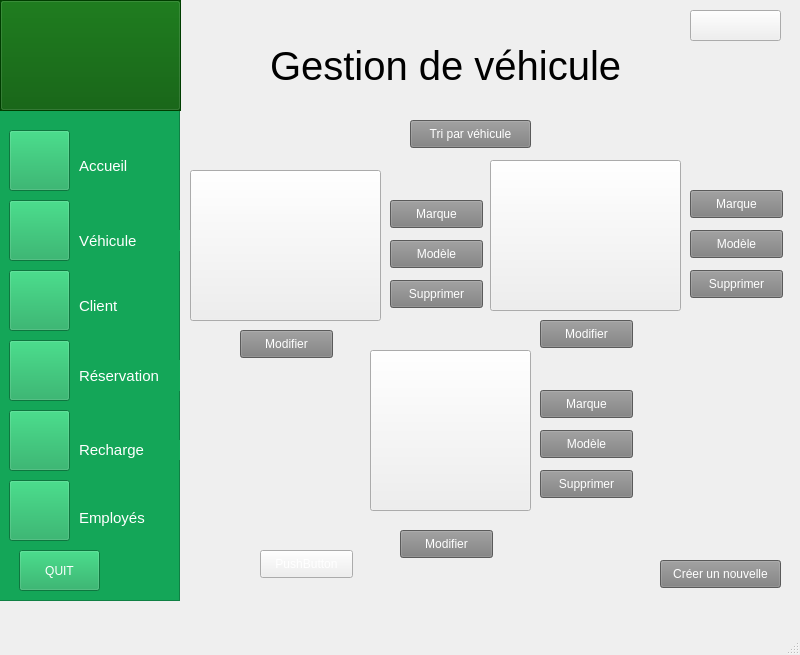
<?xml version="1.0" encoding="UTF-8"?>
<ui version="4.0">
 <class>MainWindow</class>
 <widget class="QMainWindow" name="MainWindow">
  <property name="geometry">
   <rect>
    <x>0</x>
    <y>0</y>
    <width>800</width>
    <height>655</height>
   </rect>
  </property>
  <property name="font">
   <font>
    <pointsize>11</pointsize>
   </font>
  </property>
  <property name="windowTitle">
   <string>MainWindow</string>
  </property>
  <property name="styleSheet">
   <string notr="true">color: rgb(255, 255, 255);</string>
  </property>
  <widget class="QWidget" name="centralwidget">
   <widget class="QFrame" name="frame">
    <property name="geometry">
     <rect>
      <x>-1</x>
      <y>110</y>
      <width>181</width>
      <height>491</height>
     </rect>
    </property>
    <property name="styleSheet">
     <string notr="true">background-color: rgb(20, 166, 88);</string>
    </property>
    <property name="frameShape">
     <enum>QFrame::StyledPanel</enum>
    </property>
    <property name="frameShadow">
     <enum>QFrame::Raised</enum>
    </property>
    <widget class="QPushButton" name="pushButton_18">
     <property name="geometry">
      <rect>
       <x>10</x>
       <y>20</y>
       <width>61</width>
       <height>61</height>
      </rect>
     </property>
     <property name="text">
      <string/>
     </property>
     <property name="icon">
      <iconset>
       <normaloff>../IMG_1867.jpeg</normaloff>../IMG_1867.jpeg</iconset>
     </property>
     <property name="iconSize">
      <size>
       <width>50</width>
       <height>50</height>
      </size>
     </property>
    </widget>
    <widget class="QLabel" name="label_2">
     <property name="geometry">
      <rect>
       <x>80</x>
       <y>40</y>
       <width>91</width>
       <height>31</height>
      </rect>
     </property>
     <property name="font">
      <font>
       <pointsize>11</pointsize>
      </font>
     </property>
     <property name="styleSheet">
      <string notr="true">color: rgb(255, 255, 255);</string>
     </property>
     <property name="text">
      <string>Accueil</string>
     </property>
    </widget>
    <widget class="QPushButton" name="pushButton_19">
     <property name="geometry">
      <rect>
       <x>10</x>
       <y>90</y>
       <width>61</width>
       <height>61</height>
      </rect>
     </property>
     <property name="text">
      <string/>
     </property>
     <property name="icon">
      <iconset>
       <normaloff>../IMG_1864.jpeg</normaloff>../IMG_1864.jpeg</iconset>
     </property>
     <property name="iconSize">
      <size>
       <width>50</width>
       <height>50</height>
      </size>
     </property>
    </widget>
    <widget class="QLabel" name="label_3">
     <property name="geometry">
      <rect>
       <x>80</x>
       <y>120</y>
       <width>101</width>
       <height>21</height>
      </rect>
     </property>
     <property name="font">
      <font>
       <pointsize>11</pointsize>
      </font>
     </property>
     <property name="styleSheet">
      <string notr="true">color: rgb(255, 255, 255);</string>
     </property>
     <property name="text">
      <string>Véhicule</string>
     </property>
    </widget>
    <widget class="QPushButton" name="pushButton_6">
     <property name="geometry">
      <rect>
       <x>10</x>
       <y>160</y>
       <width>61</width>
       <height>61</height>
      </rect>
     </property>
     <property name="text">
      <string/>
     </property>
     <property name="icon">
      <iconset>
       <normaloff>../IMG_1865.jpeg</normaloff>../IMG_1865.jpeg</iconset>
     </property>
     <property name="iconSize">
      <size>
       <width>50</width>
       <height>50</height>
      </size>
     </property>
    </widget>
    <widget class="QLabel" name="label_4">
     <property name="geometry">
      <rect>
       <x>80</x>
       <y>180</y>
       <width>71</width>
       <height>31</height>
      </rect>
     </property>
     <property name="font">
      <font>
       <pointsize>11</pointsize>
      </font>
     </property>
     <property name="styleSheet">
      <string notr="true">color: rgb(255, 255, 255);</string>
     </property>
     <property name="text">
      <string>Client</string>
     </property>
    </widget>
    <widget class="QPushButton" name="pushButton_9">
     <property name="geometry">
      <rect>
       <x>10</x>
       <y>230</y>
       <width>61</width>
       <height>61</height>
      </rect>
     </property>
     <property name="text">
      <string/>
     </property>
     <property name="icon">
      <iconset>
       <normaloff>../IMG_1866.jpeg</normaloff>../IMG_1866.jpeg</iconset>
     </property>
     <property name="iconSize">
      <size>
       <width>50</width>
       <height>50</height>
      </size>
     </property>
    </widget>
    <widget class="QLabel" name="label_5">
     <property name="geometry">
      <rect>
       <x>80</x>
       <y>250</y>
       <width>101</width>
       <height>31</height>
      </rect>
     </property>
     <property name="font">
      <font>
       <pointsize>11</pointsize>
      </font>
     </property>
     <property name="styleSheet">
      <string notr="true">color: rgb(255, 255, 255);</string>
     </property>
     <property name="text">
      <string>Réservation</string>
     </property>
    </widget>
    <widget class="QPushButton" name="pushButton_14">
     <property name="geometry">
      <rect>
       <x>10</x>
       <y>300</y>
       <width>61</width>
       <height>61</height>
      </rect>
     </property>
     <property name="text">
      <string/>
     </property>
     <property name="icon">
      <iconset>
       <normaloff>../IMG_1862.jpeg</normaloff>../IMG_1862.jpeg</iconset>
     </property>
     <property name="iconSize">
      <size>
       <width>50</width>
       <height>50</height>
      </size>
     </property>
    </widget>
    <widget class="QLabel" name="label_6">
     <property name="geometry">
      <rect>
       <x>80</x>
       <y>330</y>
       <width>101</width>
       <height>20</height>
      </rect>
     </property>
     <property name="font">
      <font>
       <pointsize>11</pointsize>
      </font>
     </property>
     <property name="styleSheet">
      <string notr="true">color: rgb(255, 255, 255);</string>
     </property>
     <property name="text">
      <string>Recharge</string>
     </property>
    </widget>
    <widget class="QLabel" name="label_7">
     <property name="geometry">
      <rect>
       <x>80</x>
       <y>400</y>
       <width>81</width>
       <height>16</height>
      </rect>
     </property>
     <property name="font">
      <font>
       <pointsize>11</pointsize>
      </font>
     </property>
     <property name="text">
      <string>Employés</string>
     </property>
    </widget>
    <widget class="QPushButton" name="pushButton_20">
     <property name="geometry">
      <rect>
       <x>10</x>
       <y>370</y>
       <width>61</width>
       <height>61</height>
      </rect>
     </property>
     <property name="styleSheet">
      <string notr="true"/>
     </property>
     <property name="text">
      <string/>
     </property>
     <property name="icon">
      <iconset>
       <normaloff>../Capture d'écran 2023-10-08 155058.png</normaloff>../Capture d'écran 2023-10-08 155058.png</iconset>
     </property>
     <property name="iconSize">
      <size>
       <width>50</width>
       <height>50</height>
      </size>
     </property>
    </widget>
    <widget class="QPushButton" name="pushButton_21">
     <property name="geometry">
      <rect>
       <x>20</x>
       <y>440</y>
       <width>81</width>
       <height>41</height>
      </rect>
     </property>
     <property name="text">
      <string>QUIT</string>
     </property>
     <property name="icon">
      <iconset>
       <normaloff>../Capture d'écran 2023-10-08 141340.png</normaloff>../Capture d'écran 2023-10-08 141340.png</iconset>
     </property>
     <property name="iconSize">
      <size>
       <width>80</width>
       <height>80</height>
      </size>
     </property>
    </widget>
   </widget>
   <widget class="QFrame" name="frame_2">
    <property name="geometry">
     <rect>
      <x>0</x>
      <y>0</y>
      <width>181</width>
      <height>111</height>
     </rect>
    </property>
    <property name="styleSheet">
     <string notr="true">background-color: rgb(0, 85, 0);</string>
    </property>
    <property name="frameShape">
     <enum>QFrame::StyledPanel</enum>
    </property>
    <property name="frameShadow">
     <enum>QFrame::Raised</enum>
    </property>
    <widget class="QPushButton" name="pushButton">
     <property name="geometry">
      <rect>
       <x>0</x>
       <y>0</y>
       <width>181</width>
       <height>111</height>
      </rect>
     </property>
     <property name="text">
      <string/>
     </property>
     <property name="icon">
      <iconset>
       <normaloff>../logo.png</normaloff>../logo.png</iconset>
     </property>
     <property name="iconSize">
      <size>
       <width>250</width>
       <height>250</height>
      </size>
     </property>
    </widget>
   </widget>
   <widget class="QLabel" name="label">
    <property name="geometry">
     <rect>
      <x>270</x>
      <y>30</y>
      <width>431</width>
      <height>71</height>
     </rect>
    </property>
    <property name="font">
     <font>
      <pointsize>30</pointsize>
     </font>
    </property>
    <property name="styleSheet">
     <string notr="true">color: rgb(0, 0, 0);</string>
    </property>
    <property name="text">
     <string>Gestion de véhicule</string>
    </property>
   </widget>
   <widget class="QPushButton" name="pushButton_2">
    <property name="geometry">
     <rect>
      <x>190</x>
      <y>170</y>
      <width>191</width>
      <height>151</height>
     </rect>
    </property>
    <property name="font">
     <font>
      <pointsize>1</pointsize>
     </font>
    </property>
    <property name="text">
     <string/>
    </property>
    <property name="icon">
     <iconset>
      <normaloff>../voiture-electrique (1).png</normaloff>../voiture-electrique (1).png</iconset>
    </property>
    <property name="iconSize">
     <size>
      <width>180</width>
      <height>180</height>
     </size>
    </property>
   </widget>
   <widget class="QPushButton" name="pushButton_4">
    <property name="geometry">
     <rect>
      <x>240</x>
      <y>330</y>
      <width>93</width>
      <height>28</height>
     </rect>
    </property>
    <property name="styleSheet">
     <string notr="true">
background-color: rgb(126, 126, 126);</string>
    </property>
    <property name="text">
     <string>Modifier</string>
    </property>
   </widget>
   <widget class="QPushButton" name="pushButton_5">
    <property name="geometry">
     <rect>
      <x>490</x>
      <y>160</y>
      <width>191</width>
      <height>151</height>
     </rect>
    </property>
    <property name="text">
     <string/>
    </property>
    <property name="icon">
     <iconset>
      <normaloff>../scooter-electrique.png</normaloff>../scooter-electrique.png</iconset>
    </property>
    <property name="iconSize">
     <size>
      <width>150</width>
      <height>150</height>
     </size>
    </property>
   </widget>
   <widget class="QPushButton" name="pushButton_3">
    <property name="geometry">
     <rect>
      <x>390</x>
      <y>280</y>
      <width>93</width>
      <height>28</height>
     </rect>
    </property>
    <property name="styleSheet">
     <string notr="true">background-color: rgb(126, 126, 126);</string>
    </property>
    <property name="text">
     <string>Supprimer</string>
    </property>
   </widget>
   <widget class="QPushButton" name="Prix_1">
    <property name="geometry">
     <rect>
      <x>390</x>
      <y>240</y>
      <width>93</width>
      <height>28</height>
     </rect>
    </property>
    <property name="styleSheet">
     <string notr="true">background-color: rgb(126, 126, 126);</string>
    </property>
    <property name="text">
     <string>Modèle</string>
    </property>
   </widget>
   <widget class="QPushButton" name="pushButton_7">
    <property name="geometry">
     <rect>
      <x>390</x>
      <y>200</y>
      <width>93</width>
      <height>28</height>
     </rect>
    </property>
    <property name="styleSheet">
     <string notr="true">background-color: rgb(126, 126, 126);</string>
    </property>
    <property name="text">
     <string>Marque</string>
    </property>
   </widget>
   <widget class="QPushButton" name="pushButton_8">
    <property name="geometry">
     <rect>
      <x>690</x>
      <y>190</y>
      <width>93</width>
      <height>28</height>
     </rect>
    </property>
    <property name="styleSheet">
     <string notr="true">background-color: rgb(126, 126, 126);</string>
    </property>
    <property name="text">
     <string>Marque</string>
    </property>
   </widget>
   <widget class="QPushButton" name="Prix_2">
    <property name="geometry">
     <rect>
      <x>690</x>
      <y>230</y>
      <width>93</width>
      <height>28</height>
     </rect>
    </property>
    <property name="styleSheet">
     <string notr="true">background-color: rgb(126, 126, 126);</string>
    </property>
    <property name="text">
     <string>Modèle</string>
    </property>
   </widget>
   <widget class="QPushButton" name="pushButton_10">
    <property name="geometry">
     <rect>
      <x>690</x>
      <y>270</y>
      <width>93</width>
      <height>28</height>
     </rect>
    </property>
    <property name="styleSheet">
     <string notr="true">background-color: rgb(126, 126, 126);</string>
    </property>
    <property name="text">
     <string>Supprimer</string>
    </property>
   </widget>
   <widget class="QPushButton" name="pushButton_11">
    <property name="geometry">
     <rect>
      <x>540</x>
      <y>320</y>
      <width>93</width>
      <height>28</height>
     </rect>
    </property>
    <property name="styleSheet">
     <string notr="true">background-color: rgb(126, 126, 126);</string>
    </property>
    <property name="text">
     <string>Modifier</string>
    </property>
   </widget>
   <widget class="QPushButton" name="pushButton_12">
    <property name="geometry">
     <rect>
      <x>370</x>
      <y>350</y>
      <width>161</width>
      <height>161</height>
     </rect>
    </property>
    <property name="text">
     <string/>
    </property>
    <property name="icon">
     <iconset>
      <normaloff>../velo.png</normaloff>../velo.png</iconset>
    </property>
    <property name="iconSize">
     <size>
      <width>150</width>
      <height>150</height>
     </size>
    </property>
   </widget>
   <widget class="QPushButton" name="pushButton_13">
    <property name="geometry">
     <rect>
      <x>540</x>
      <y>390</y>
      <width>93</width>
      <height>28</height>
     </rect>
    </property>
    <property name="styleSheet">
     <string notr="true">background-color: rgb(126, 126, 126);</string>
    </property>
    <property name="text">
     <string>Marque</string>
    </property>
   </widget>
   <widget class="QPushButton" name="Prix_3">
    <property name="geometry">
     <rect>
      <x>540</x>
      <y>430</y>
      <width>93</width>
      <height>28</height>
     </rect>
    </property>
    <property name="styleSheet">
     <string notr="true">background-color: rgb(126, 126, 126);</string>
    </property>
    <property name="text">
     <string>Modèle</string>
    </property>
   </widget>
   <widget class="QPushButton" name="pushButton_15">
    <property name="geometry">
     <rect>
      <x>540</x>
      <y>470</y>
      <width>93</width>
      <height>28</height>
     </rect>
    </property>
    <property name="styleSheet">
     <string notr="true">background-color: rgb(126, 126, 126);</string>
    </property>
    <property name="text">
     <string>Supprimer</string>
    </property>
   </widget>
   <widget class="QPushButton" name="pushButton_16">
    <property name="geometry">
     <rect>
      <x>400</x>
      <y>530</y>
      <width>93</width>
      <height>28</height>
     </rect>
    </property>
    <property name="styleSheet">
     <string notr="true">background-color: rgb(126, 126, 126);</string>
    </property>
    <property name="text">
     <string>Modifier</string>
    </property>
   </widget>
   <widget class="QPushButton" name="pushButton_17">
    <property name="geometry">
     <rect>
      <x>660</x>
      <y>560</y>
      <width>121</width>
      <height>28</height>
     </rect>
    </property>
    <property name="styleSheet">
     <string notr="true">background-color: rgb(126, 126, 126);</string>
    </property>
    <property name="text">
     <string>Créer un nouvelle</string>
    </property>
   </widget>
   <widget class="QPushButton" name="pushButton_22">
    <property name="geometry">
     <rect>
      <x>410</x>
      <y>120</y>
      <width>121</width>
      <height>28</height>
     </rect>
    </property>
    <property name="styleSheet">
     <string notr="true">background-color: rgb(0, 0, 0);
background-color: rgb(126, 126, 126);</string>
    </property>
    <property name="text">
     <string>Tri par véhicule</string>
    </property>
   </widget>
   <widget class="QPushButton" name="pushButton_23">
    <property name="geometry">
     <rect>
      <x>690</x>
      <y>10</y>
      <width>91</width>
      <height>31</height>
     </rect>
    </property>
    <property name="text">
     <string/>
    </property>
    <property name="icon">
     <iconset>
      <normaloff>../barre-de-recherche-removebg-preview.png</normaloff>../barre-de-recherche-removebg-preview.png</iconset>
    </property>
    <property name="iconSize">
     <size>
      <width>100</width>
      <height>100</height>
     </size>
    </property>
   </widget>
   <widget class="QPushButton" name="pushButton_24">
    <property name="geometry">
     <rect>
      <x>260</x>
      <y>550</y>
      <width>93</width>
      <height>28</height>
     </rect>
    </property>
    <property name="text">
     <string>PushButton</string>
    </property>
   </widget>
  </widget>
  <widget class="QMenuBar" name="menubar">
   <property name="geometry">
    <rect>
     <x>0</x>
     <y>0</y>
     <width>800</width>
     <height>26</height>
    </rect>
   </property>
  </widget>
  <widget class="QStatusBar" name="statusbar"/>
 </widget>
 <resources/>
 <connections/>
</ui>
